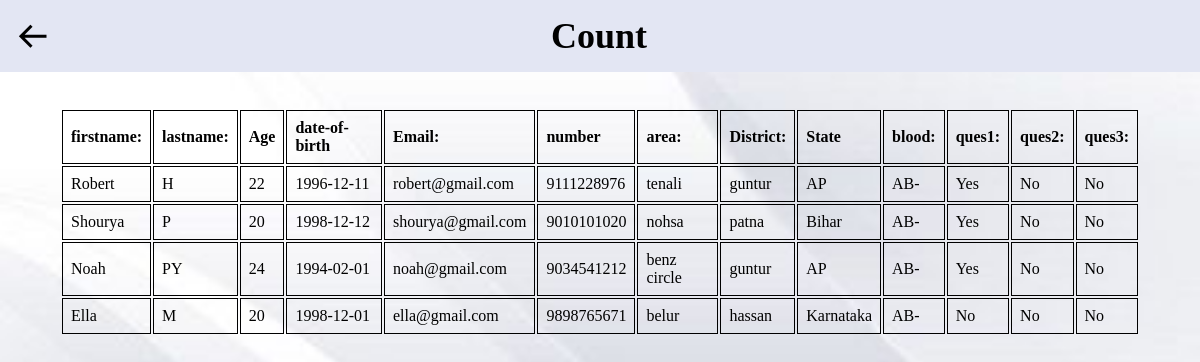
Page /donor_AB-.php on the committed database.
### tables this page shows
CREATE table donor_register
(
    id INT PRIMARY KEY AUTO_INCREMENT,
    firstname VARCHAR(50) NOT NULL,
    lastname VARCHAR(50) NOT NULL,
    age INT,
    dob DATE,
    email VARCHAR(50),
    num VARCHAR(20),
    area VARCHAR(20),
    district VARCHAR(20),
    state VARCHAR(20),
    blood ENUM('A+','A-','B+','B-','AB+','AB-','O+','O-'),
    ques1 ENUM('Yes','No'),
    ques2 ENUM('Yes','No'),
    ques3 ENUM('Yes','No')
);

### donor_AB-.php (the view, shortened to what this page needs)
<?php
 $con = mysqli_connect("localhost","root","","register1");
        $query="select * from donor_register where blood='AB-'";
?>
<!DOCTYPE html>
<html lang="en">
<head>
    <link href='https://unpkg.com/boxicons@2.1.4/css/boxicons.min.css' rel='stylesheet'>
</head>
<body>
   <div class="row1">
    <div class="register">
    <i class='bx bx-arrow-back' onclick="window.location.href='donor_count.php'"></i>
        <h2>Count</h2>
    </div>
<br><br>
<div class="row">
    <div class="col-md-8">
            <table >
            <tr>
            <th>firstname:</th>
                <th>lastname:</th>
                <th>Age</th>
                <th>date-of-birth</th>
                <th>Email:</th>
                <th>number</th>
                <th>area:</th>
                <th>District:</th>
                <th>State</th>
                <th>blood:</th>
                <th>ques1:</th>
                <th>ques2:</th>
                <th>ques3:</th>
            </tr>
            <?php
               $query_run=mysqli_query( $con, $query );
               while($row= mysqli_fetch_assoc($query_run)){
                $firstname=$row["firstname"];
                $lastname=$row["lastname"];
                $age=$row["age"];
                $dob=$row["dob"];
                $email=$row["email"];
                $num=$row["num"];
                $area=$row["area"];
                $district = $row['district'];
                $state= $row['state'];
                $blood=$row["blood"];
                $ques1=$row["ques1"];
                $ques2=$row["ques2"];
                $ques3=$row["ques3"];
            ?>
                    <tr>
                    <td><?php echo $firstname;?></td>
                        <td><?php echo $lastname;?></td>
                        <td><?php echo $age;?></td>
                        <td><?php echo $dob;?></td>
                        <td><?php echo $email;?></td>
                        <td><?php echo $num;?></td>
                        <td><?php echo $area;?></td>
                        <td><?php echo $district;?></td>
                        <td><?php echo $state;?></td>
                        <td><?php echo $blood;?></td>
                        <td><?php echo $ques1;?></td>
                        <td><?php echo $ques2;?></td>
                        <td><?php echo $ques3;?></td>
                    </tr>
            <?php
            }
            ?>
        </table>
    </div>
   </div>
</body>
</html>

### donor_AB-.php (style rules this page uses)
* { margin: 0; padding: 0; text-decoration: none; list-style: none; }
body { background-image: url("img/back1.jpg"); background-size: cover; background-repeat: no-repeat; }
.row1 .register { display: flex; align-items: center; background-color: #E3E6F3; padding: 15px; }
.row1 .register h2 { font-size: 36px; margin: 0; }
.row1 .register i.bx { margin-right: 500px; cursor: pointer; font-size: 36px; right: 10px; left: 10px; }
.row .col-md-8 table { width: 90%; margin: auto; }
.row .col-md-8 th, td { border: 1px solid; text-align: left; padding: 8px; }

### rows in the picture
donor_register: firstname "Robert", lastname "H", age "22", dob "1996-12-11", email "robert@gmail.com", num "9111228976", area "tenali", district "guntur", state "AP", blood "AB-", ques1 "Yes", ques2 "No", ques3 "No"
donor_register: firstname "Shourya", lastname "P", age "20", dob "1998-12-12", email "shourya@gmail.com", num "9010101020", area "nohsa", district "patna", state "Bihar", blood "AB-", ques1 "Yes", ques2 "No", ques3 "No"
donor_register: firstname "Noah", lastname "PY", age "24", dob "1994-02-01", email "noah@gmail.com", num "9034541212", area "benz circle", district "guntur", state "AP", blood "AB-", ques1 "Yes", ques2 "No", ques3 "No"
donor_register: firstname "Ella", lastname "M", age "20", dob "1998-12-01", email "ella@gmail.com", num "9898765671", area "belur", district "hassan", state "Karnataka", blood "AB-", ques1 "No", ques2 "No", ques3 "No"
